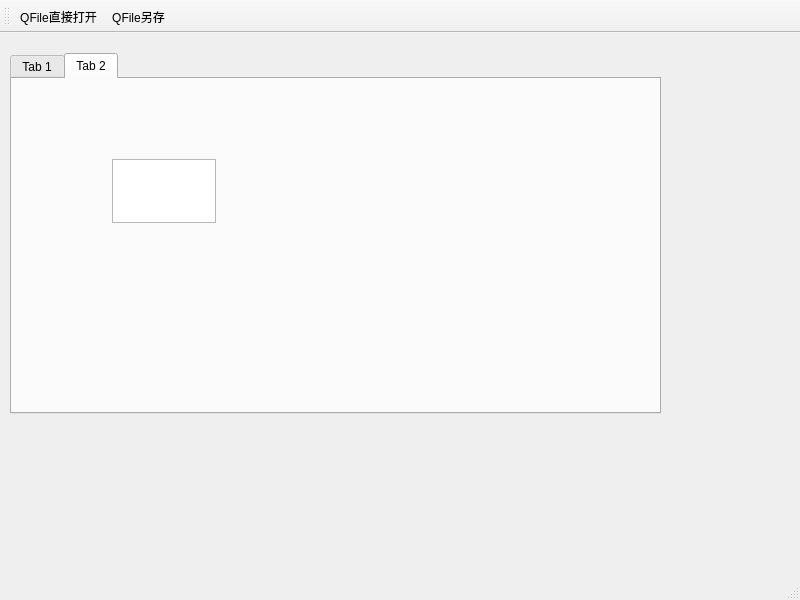
<?xml version="1.0" encoding="UTF-8"?>
<ui version="4.0">
 <class>MainWindow</class>
 <widget class="QMainWindow" name="MainWindow">
  <property name="geometry">
   <rect>
    <x>0</x>
    <y>0</y>
    <width>800</width>
    <height>600</height>
   </rect>
  </property>
  <property name="windowTitle">
   <string>MainWindow</string>
  </property>
  <widget class="QWidget" name="centralwidget">
   <widget class="QTabWidget" name="tabWidget">
    <property name="geometry">
     <rect>
      <x>10</x>
      <y>20</y>
      <width>651</width>
      <height>361</height>
     </rect>
    </property>
    <property name="currentIndex">
     <number>1</number>
    </property>
    <widget class="QWidget" name="tab">
     <attribute name="title">
      <string>Tab 1</string>
     </attribute>
     <widget class="QPlainTextEdit" name="plainTextEdit">
      <property name="geometry">
       <rect>
        <x>50</x>
        <y>40</y>
        <width>501</width>
        <height>241</height>
       </rect>
      </property>
     </widget>
    </widget>
    <widget class="QWidget" name="tab_2">
     <attribute name="title">
      <string>Tab 2</string>
     </attribute>
     <widget class="QPlainTextEdit" name="plainTextStream">
      <property name="geometry">
       <rect>
        <x>100</x>
        <y>80</y>
        <width>104</width>
        <height>64</height>
       </rect>
      </property>
     </widget>
    </widget>
   </widget>
  </widget>
  <widget class="QMenuBar" name="menubar">
   <property name="geometry">
    <rect>
     <x>0</x>
     <y>0</y>
     <width>800</width>
     <height>17</height>
    </rect>
   </property>
  </widget>
  <widget class="QStatusBar" name="statusbar"/>
  <widget class="QToolBar" name="toolBar">
   <property name="windowTitle">
    <string>toolBar</string>
   </property>
   <attribute name="toolBarArea">
    <enum>TopToolBarArea</enum>
   </attribute>
   <attribute name="toolBarBreak">
    <bool>false</bool>
   </attribute>
   <addaction name="actOpen"/>
   <addaction name="actSave"/>
  </widget>
  <action name="actOpen">
   <property name="text">
    <string>QFile直接打开</string>
   </property>
  </action>
  <action name="actSave">
   <property name="text">
    <string>QFile另存</string>
   </property>
  </action>
 </widget>
 <resources/>
 <connections/>
</ui>
